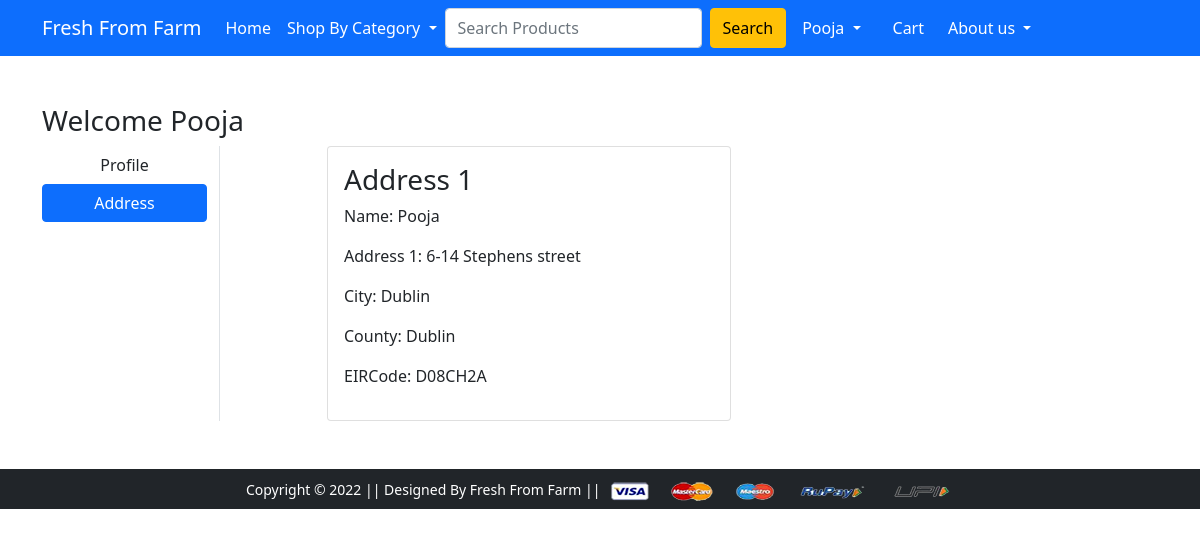
/address/ (signed in), run on an earlier commit of the app's database.
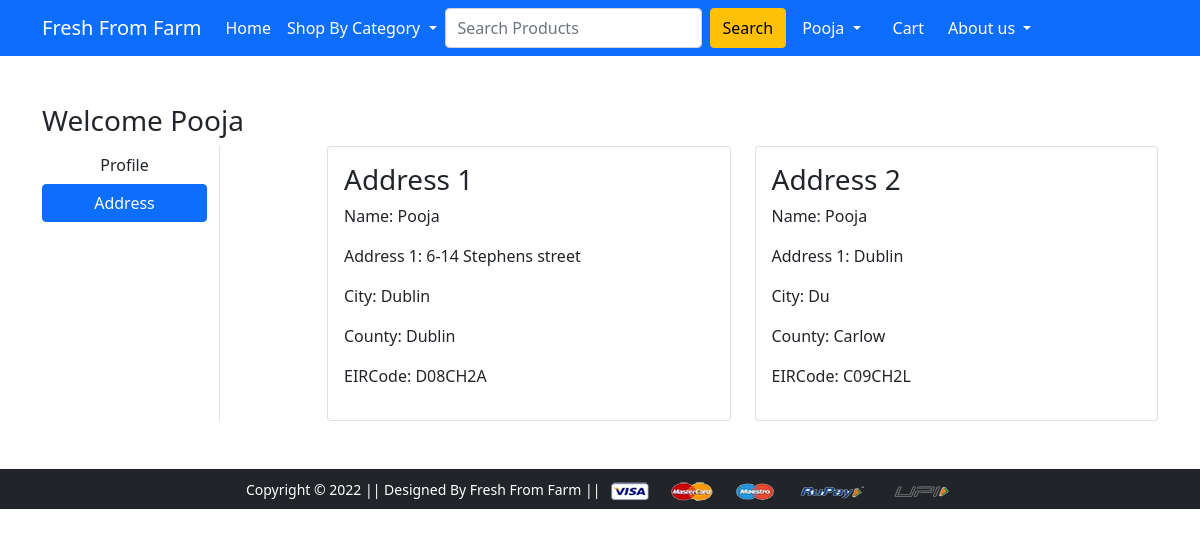
And on a later commit of the database.
### app/models.py (models this page shows)
class Customer(models.Model):
    user = models.ForeignKey(User, on_delete=models.CASCADE)
    name = models.CharField(max_length=200)
    locality = models.CharField(max_length=200)
    city = models.CharField(max_length=50)
    eircode = models.CharField(max_length=50, unique=True, validators=[alphanumeric])
    county = models.CharField(choices = COUNTY_CHOICES, max_length=50)

### app/views.py (the view)
# urls.py: path('address/', views.address, name='address'),
@login_required
def address(request):
 add = Customer.objects.filter(user=request.user)
 return render(request, 'app/address.html',{'add':add , 'active': 'btn-primary'})

### app/templates/app/address.html (shortened to what this page needs)
{% extends 'app/base.html' %}
{% load static %}
{% block main-content %}
<div class="container my-5">
 <div class="row">
 <h3>Welcome <span class="text.capitalize">{{request.user}}</h3>
  <div class="col-sm-2 border-end">
   <ul class="list-unstyled">
    <li class="d-grid"><a href="{% url 'profile' %}" class="btn ">Profile</a></li>
    <li class="d-grid"><a href="{% url 'address' %}" class="btn {{active}}">Address</a></li>
   </ul>
  </div>
  <div class="col-sm-9 offset-sm-1">
   <div class="row">
    {% for ad in add %}
    <div class="col-sm-6">
     <div class="card">
      <div class="card-body">
       <h3>Address {{forloop.counter}}</h3>
       <p>Name: {{ad.name}} </p>
       <p>Address 1: {{ad.locality}} </p>
       <p>City: {{ad.city}} </p>
       <p>County: {{ad.county}}</p>
       <p>EIRCode: {{ad.eircode}}</p>
      </div>
     </div>
    </div>
    {% endfor %}
    </div>
   </div>
  </div>
 </div>
{% endblock main-content %}

What changed in the data, as far as the page shows it:
added Customer: name "Pooja", locality "Dublin", city "Du", county "Carlow", eircode "C09CH2L"
